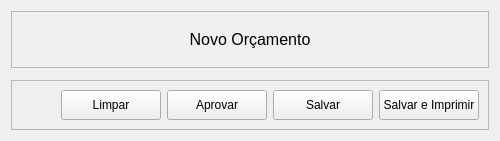
            <widget class="QWidget" name="page4">
             <layout class="QVBoxLayout" name="verticalLayout_16">
              <item>
               <widget class="QFrame" name="frame_15">
                <property name="frameShape">
                 <enum>QFrame::StyledPanel</enum>
                </property>
                <property name="frameShadow">
                 <enum>QFrame::Raised</enum>
                </property>
                <layout class="QVBoxLayout" name="verticalLayout_15" stretch="0">
                 <property name="spacing">
                  <number>18</number>
                 </property>
                 <property name="leftMargin">
                  <number>18</number>
                 </property>
                 <property name="topMargin">
                  <number>18</number>
                 </property>
                 <property name="rightMargin">
                  <number>18</number>
                 </property>
                 <property name="bottomMargin">
                  <number>18</number>
                 </property>
                 <item>
                  <widget class="QLabel" name="label_6">
                   <property name="font">
                    <font>
                     <family>MS Shell Dlg 2</family>
                     <pointsize>12</pointsize>
                     <weight>50</weight>
                     <italic>false</italic>
                     <bold>false</bold>
                    </font>
                   </property>
                   <property name="text">
                    <string>Novo Orçamento</string>
                   </property>
                   <property name="alignment">
                    <set>Qt::AlignCenter</set>
                   </property>
                  </widget>
                 </item>
                </layout>
               </widget>
              </item>
              <item>
               <widget class="QFrame" name="frame_16">
                <property name="sizePolicy">
                 <sizepolicy hsizetype="Preferred" vsizetype="Expanding">
                  <horstretch>0</horstretch>
                  <verstretch>0</verstretch>
                 </sizepolicy>
                </property>
                <property name="styleSheet">
                 <string notr="true">QLineEdit{
	border: 1px solid #888888;
	background-color: #DDDDDD
}</string>
                </property>
                <property name="frameShape">
                 <enum>QFrame::StyledPanel</enum>
                </property>
                <property name="frameShadow">
                 <enum>QFrame::Raised</enum>
                </property>
               </widget>
              </item>
              <item>
               <widget class="QFrame" name="frame_14">
                <property name="styleSheet">
                 <string notr="true">QPushButton:hover{
	background-color: #aaaaaa;
	border-radius: 5px;
}

QPushButton:focus{
	background-color: #aaaaaa;
	border-radius: 5px;
}</string>
                </property>
                <property name="frameShape">
                 <enum>QFrame::StyledPanel</enum>
                </property>
                <property name="frameShadow">
                 <enum>QFrame::Raised</enum>
                </property>
                <layout class="QHBoxLayout" name="horizontalLayout_6">
                 <item>
                  <spacer name="horizontalSpacer_5">
                   <property name="orientation">
                    <enum>Qt::Horizontal</enum>
                   </property>
                   <property name="sizeHint" stdset="0">
                    <size>
                     <width>40</width>
                     <height>20</height>
                    </size>
                   </property>
                  </spacer>
                 </item>
                 <item>
                  <widget class="QPushButton" name="pushButton_18">
                   <property name="minimumSize">
                    <size>
                     <width>100</width>
                     <height>30</height>
                    </size>
                   </property>
                   <property name="text">
                    <string>Limpar</string>
                   </property>
                  </widget>
                 </item>
                 <item>
                  <widget class="QPushButton" name="pushButton_20">
                   <property name="minimumSize">
                    <size>
                     <width>100</width>
                     <height>30</height>
                    </size>
                   </property>
                   <property name="text">
                    <string>Aprovar</string>
                   </property>
                  </widget>
                 </item>
                 <item>
                  <widget class="QPushButton" name="pushButton_19">
                   <property name="minimumSize">
                    <size>
                     <width>100</width>
                     <height>30</height>
                    </size>
                   </property>
                   <property name="text">
                    <string>Salvar</string>
                   </property>
                  </widget>
                 </item>
                 <item>
                  <widget class="QPushButton" name="pushButton_21">
                   <property name="minimumSize">
                    <size>
                     <width>100</width>
                     <height>30</height>
                    </size>
                   </property>
                   <property name="text">
                    <string>Salvar e Imprimir</string>
                   </property>
                  </widget>
                 </item>
                </layout>
               </widget>
              </item>
             </layout>
            </widget>
